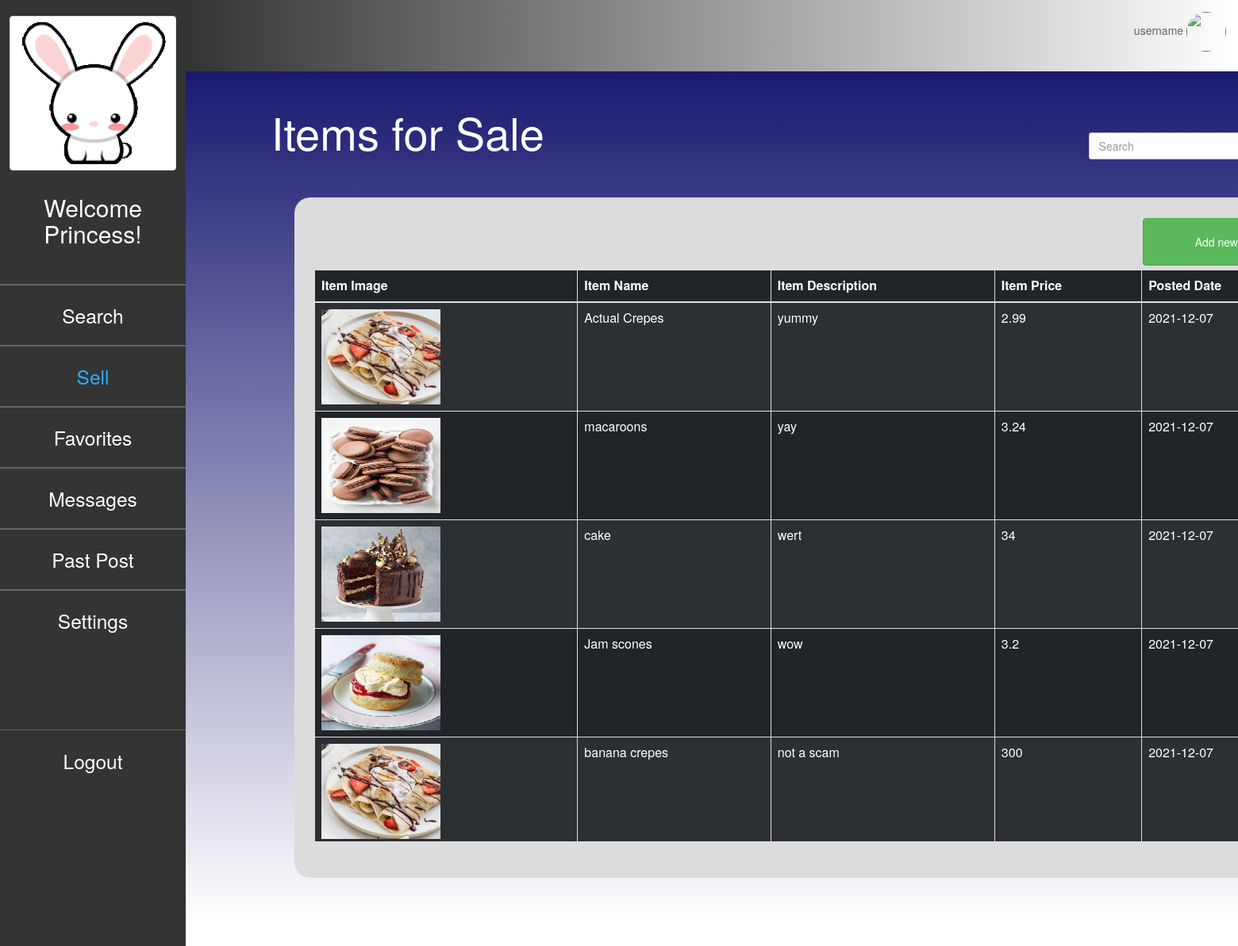
Page /Item/add (signed in) on the committed database.
### tables this page shows
CREATE TABLE `item` (
  `item_id` int(11) NOT NULL,
  `profile_id` int(11) NOT NULL,
  `item_name` varchar(50) NOT NULL,
  `item_pic` varchar(50) NOT NULL,
  `item_desc` text NOT NULL,
  `item_price` double NOT NULL,
  `posted_date` date NOT NULL DEFAULT current_timestamp(),
  `visits` int(11) NOT NULL,
  `status` enum('available','unavailable') NOT NULL DEFAULT 'available'
);

### app/core/Controller.php (called while the page is built, shortened)
<?php
class Controller{
	public function view($name,$data=null){
		include 'app/views/' . $name . '.php';
	}
}

### app/controllers/Item.php (called while the page is built, shortened)
<?php
class Item extends \app\core\Controller{
	public function index(){
		$item = new \app\models\Item();
		$result = $item->get($_SESSION['profile_id']);
		$this->view('Item/index',['item'=>$result]);
	}
}

### app/core/App.php (called while the page is built, shortened)
<?php
class App{
	private $method = 'index';
	public function __construct(){
		$url = $this->parseURL();
		if(isset($url[0])){
			unset($url[0]);
		}
		$this->controller = new $this->controller;
		if(isset($url[1])){
			unset($url[1]);
		}
		$this->params = $url ? array_values($url) : [];
		call_user_func_array(array($this->controller, $this->method), $this->params);
	}
	public function parseURL(){
		if(isset($_GET['url'])){
			return explode('/', filter_var(rtrim($_GET['url'], '/'),FILTER_SANITIZE_URL));
		}
	}
}

### index.php (called while the page is built, shortened)
<?php
new \app\core\App();

### app/models/Item.php (called while the page is built, shortened)
<?php
class Item extends \app\core\Model{
	public function get($profile_id){
        $SQL = 'SELECT * FROM item WHERE profile_id = :profile_id';
        $STMT = self::$_connection->prepare($SQL);
        $STMT->execute(['profile_id'=>$profile_id]);
        $STMT->setFetchMode(\PDO::FETCH_CLASS,'app\\models\\Item');
        return $STMT->fetchAll();
    }
}

### app/core/Model.php (called while the page is built, shortened)
<?php
class Model{
	public function __construct(){
		$username = 'root';
		$password = '';
		$host = 'localhost';
		$DBname = 'teamproject';
	}
}

### app/views/Item/index.php (the view, shortened to what this page needs)
<html>
<head>
    <link href="https://cdn.jsdelivr.net/npm/bootstrap@5.1.3/dist/css/bootstrap.min.css" rel="stylesheet"
>
    <link rel="stylesheet" href="/app/css/design.css">
    <link rel="stylesheet" href="https://maxcdn.bootstrapcdn.com/bootstrap/3.4.1/css/bootstrap.min.css">
</head>
<body id='container'>
<div class="sidenav">
    <center>
    <img src="/images/bunny.gif" class='img-thumbnail img-fluid' alt="Responsive image" id='logo' alt="">
    <center>
    <h2 class="nav-title" style="color:white; margin-top: 30px">
        Welcome <?=$_SESSION['profile_name'] ?>!
    </h2>
    <div class="admin-navbar-items">
        <hr class="admin-hr">
        <a href="/Profile/index">Search</a>
        <hr class="admin-hr">
        <a style="color: #2fadfc;" href="/Item/add">Sell</a>
        <hr class="admin-hr">
        <a href="/Favorite/index">Favorites</a>
        <hr class="admin-hr">
        <a href="/Message/index">Messages</a>
        <hr class="admin-hr">
        <a href="/History/index">Past Post</a>
        <hr class="admin-hr">
    </div>
    </center>
    <div class="text-center setting-logout-position-admin">
        <a href="#">Settings</a>
        <center>
            <br><br><br><br><br><hr>
        </center>
        <a href="/Main/logout" class="logouthover">Logout</a>
    </div>
</div>
    <div class="p-4 topBar">
        <ul id="right-side">
            <a href="">username
                <img src="https://i.imgur.com/HMF0ega.jpeg" id="profilepic">
            </a>
        </ul>
    </div>
    <div class="blue-box">
     <div class="container" style="margin-left: 7%;">
         <form action="/Item/search" method="POST">
                 <div style='display:inline-block; margin-top: 4%'><h1 style="display:inline;color:white; width: 50%; font-size: 400%">Items for Sale</h1>
                 </div>
                 <div style='display:inline-block; margin-left: 35%'><input type="search" class="form-control rounded" placeholder="Search" style="width: 150%; margin-left: 145%"/>
                 </div>
         </form>
     </div>
    <div style='display:inline-block; height: 55%'>
        <div class="container insideColor" style="height: 40%; margin-left: 20%; margin-top: 5%; width: 400%; height: 145%">
            <section class="p-3" style="width: 85%;">
                <button type="button" class="btn btn-success btn-rounded" data-toggle="modal"
                        data-target="#modalCenter" style="margin-left: 97%; width: 20%; height: 7%; margin-top: 1.5%">Add new item</button>
                <div class="table-wrapper-scroll-y my-custom-scrollbar" style="width: 117%;margin-top: 0.5%">
                    <table class="table table-bordered table-striped table-dark">
                        <thead>
                            <tr>
                              <th scope="col">Item Image</th>
                              <th scope="col">Item Name</th>
                              <th scope="col">Item Description</th>
                              <th scope="col">Item Price</th>
                              <th scope="col">Posted Date</th>
                            </tr>
                        </thead>
                        <tbody>
                            <?php
                            foreach($data['item'] as $result) {
                            echo " <tr>
                                        <td >
                                            <img src='$result->item_pic' style='width:150px; height: 120px;'>
                                        </td>
                                        <td >$result->item_name</td>
                                        <td style='word-wrap:break-word'>$result->item_desc</td>
                                        <td >$result->item_price</td>
                                        <td >$result->posted_date</td>
                                    </tr>";
                                }
                            ?>
                        </tbody>
                    </table>
                 </div>
            </section>
        </div>
    </div>
</div>
</body>
</html>

### app/css/design.css (style rules this page uses)
#container { width: 100%; height: 83%; }
.sidenav { height: 100%; width: 15%; position: fixed; z-index: 1; top: 0; left: 0; background-color: #333434; overflow-x: hidden; padding-top: 20px; }
.sidenav a { text-decoration: none; font-size: 175%; color: white; display: block; }
.admin-navbar-items { margin-top: 20%; }
.admin-hr { color: white; width: 340px; }
.blue-box { margin-left: 15%; width: 85%; height: 100%; background-image: linear-gradient(to top, rgba(25,25,112,0), rgba(25,25,112,1)); }
.container { position: center; border-radius: 20px; }
.topBar { background-image: linear-gradient(to left, rgba(51, 52, 52,0), rgba(51, 52, 52,1)); color: #666666; margin-left: 15%; width: 85%; display: inline-block; }
.topBar a { color: #666666; vertical-align: middle; }
#right-side { display: inline; float: right; text-align: right; }
#right-side a { vertical-align: middle; }
#profilepic { height:50px; width: auto; border-radius:50px; }
.insideColor { background-color: #DCDCDC; }
.my-custom-scrollbar { position: relative; height: 84%; overflow: auto; }
.table-wrapper-scroll-y { display: block; }

### rows in the picture
item: item_pic (picture), item_name "Actual Crepes", item_desc "yummy", item_price "2.99", posted_date "2021-12-07"
item: item_pic (picture), item_name "macaroons", item_desc "yay", item_price "3.24", posted_date "2021-12-07"
item: item_pic (picture), item_name "cake", item_desc "wert", item_price "34", posted_date "2021-12-07"
item: item_pic (picture), item_name "Jam scones", item_desc "wow", item_price "3.2", posted_date "2021-12-07"
item: item_pic (picture), item_name "banana crepes", item_desc "not a scam", item_price "300", posted_date "2021-12-07"

### other values in the picture
$_SESSION['profile_name'] "Princess"
